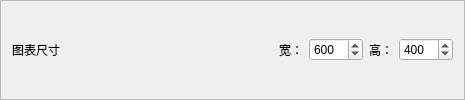
            <widget class="QFrame" name="gbPlotSize">
             <property name="frameShape">
              <enum>QFrame::Shape::StyledPanel</enum>
             </property>
             <property name="frameShadow">
              <enum>QFrame::Shadow::Sunken</enum>
             </property>
             <layout class="QHBoxLayout" name="horizontalLayout_15">
              <item>
               <widget class="QLabel" name="lblPlotSize">
                <property name="text">
                 <string>图表尺寸</string>
                </property>
               </widget>
              </item>
              <item>
               <spacer name="horizontalSpacer_15">
                <property name="orientation">
                 <enum>Qt::Orientation::Horizontal</enum>
                </property>
                <property name="sizeHint" stdset="0">
                 <size>
                  <width>213</width>
                  <height>24</height>
                 </size>
                </property>
               </spacer>
              </item>
              <item>
               <widget class="QLabel" name="lblWidth">
                <property name="text">
                 <string>宽：</string>
                </property>
               </widget>
              </item>
              <item>
               <widget class="QSpinBox" name="spnWidth">
                <property name="minimum">
                 <number>0</number>
                </property>
                <property name="maximum">
                 <number>3600</number>
                </property>
                <property name="value">
                 <number>600</number>
                </property>
               </widget>
              </item>
              <item>
               <widget class="QLabel" name="lblHeight">
                <property name="text">
                 <string>高：</string>
                </property>
               </widget>
              </item>
              <item>
               <widget class="QSpinBox" name="spnHeight">
                <property name="minimum">
                 <number>0</number>
                </property>
                <property name="maximum">
                 <number>3600</number>
                </property>
                <property name="value">
                 <number>400</number>
                </property>
               </widget>
              </item>
             </layout>
            </widget>
